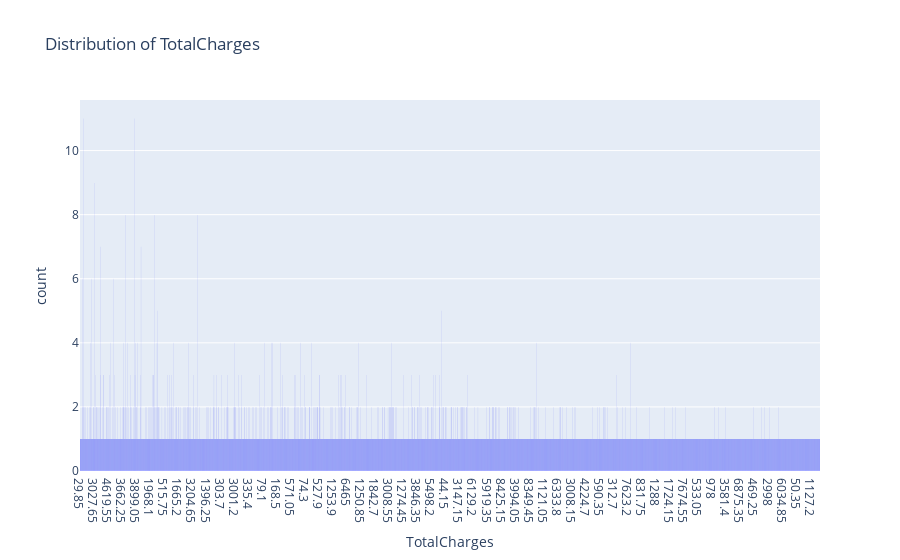

This figure's notebook cell:
### Code cell
fig=px.histogram(data,x='TotalCharges',title="Distribution of TotalCharges")
fig.show()

### Figure 1 — Plotly figure (JSON) as saved in the notebook; plotly's stock layout.template omitted (floating-point values rounded to 4 significant figures; data arrays with more than 128 entries replaced by an {"elided": "..."} marker saying what was removed)
{"data": [{"alignmentgroup": "True", "bingroup": "x", "hovertemplate": "TotalCharges=%{x}<br>count=%{y}<extra></extra>", "legendgroup": "", "marker": {"color": "#636efa", "pattern": {"shape": ""}}, "name": "", "offsetgroup": "", "orientation": "v", "showlegend": false, "type": "histogram", "x": {"elided": "7043 str values"}, "xaxis": "x", "yaxis": "y"}], "layout": {"barmode": "relative", "legend": {"tracegroupgap": 0}, "title": {"text": "Distribution of TotalCharges"}, "xaxis": {"anchor": "y", "domain": [0, 1], "title": {"text": "TotalCharges"}}, "yaxis": {"anchor": "x", "domain": [0, 1], "title": {"text": "count"}}}}
